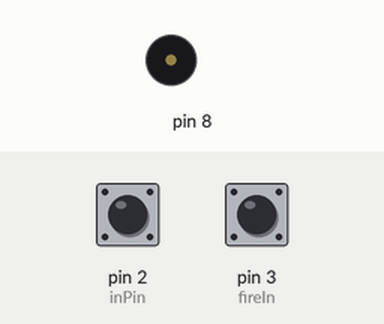
Simulated run of this sketch. Board: Arduino Uno, built with avr-gcc and run on an emulated ATmega328P. Parts: buzzer (waves = sounding). The test bench sets the inputs (shaded band); at power-on: pin 2 (inPin) HIGH, pin 3 (fireIn) HIGH. What the sketch prints to the serial monitor is not drawn.

Above: at 1.2 s.
1.3 s: pin 2 (inPin) pulled LOW for 3.2 s
At 1.7 s:
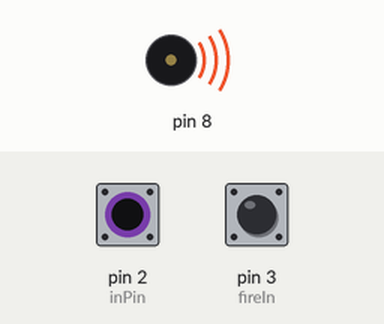
6.3 s: pin 3 (fireIn) pulled LOW for 3.2 s
At 10.9 s:
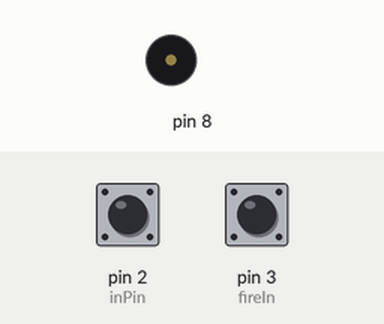
Timing chart, 0 to 12.4 s (numbered marks = the images above; inputs shaded):
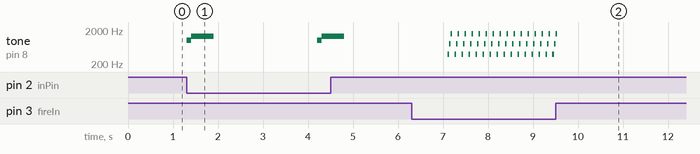

Measured:
- after the input at 1.3 s, tone on pin 8: plays 988 Hz for 0.10 s, 1319 Hz for 0.50 s, 988 Hz for 0.10 s, 1319 Hz for 0.50 s, starting at once
- after the input at 6.3 s, tone on pin 8: silent → 392 Hz after 0.81 s, then repeats every 0.16 s: 784 Hz 0.04 s, 1568 Hz 0.04 s, silent 0.05 s, 392 Hz 0.04 s, until it stays silent from 9.5 s

The sketch:

CoinSwitch.ino
```cpp
/* Better Debouncer
 *
 * This debouncing circuit is more rugged, and will work with tilt switches!
 *
 * http://www.ladyada.net/learn/sensor/tilt.html
 */

int inPin = 2;  // the number of the input pin
int fireIn = 3;
int reading;           // the current reading from the input pin

// the following variables are long because the time, measured in miliseconds,
// will quickly become a bigger number than can be stored in an int.


void setup()
{
  Serial.begin(9600);
  pinMode(inPin, INPUT_PULLUP);
  pinMode(fireIn, INPUT_PULLUP);
}

void loop()
{

  reading = digitalRead(inPin);
  Serial.println(reading);


  if (reading == 0){
    // Play coin sound
  tone(8,988,100);
  delay(100);
  tone(8,1319,500);
  delay(800);
  noTone(8);
  delay(2000);
  }

  if ( digitalRead(fireIn) == 0){
    // Play Fireball sound
  tone(8,392,35);
  delay(35);
  tone(8,784,35);
  delay(35);
  tone(8,1568,35);
  delay(35);
  noTone(8);
  delay(50);
  }


}
```
